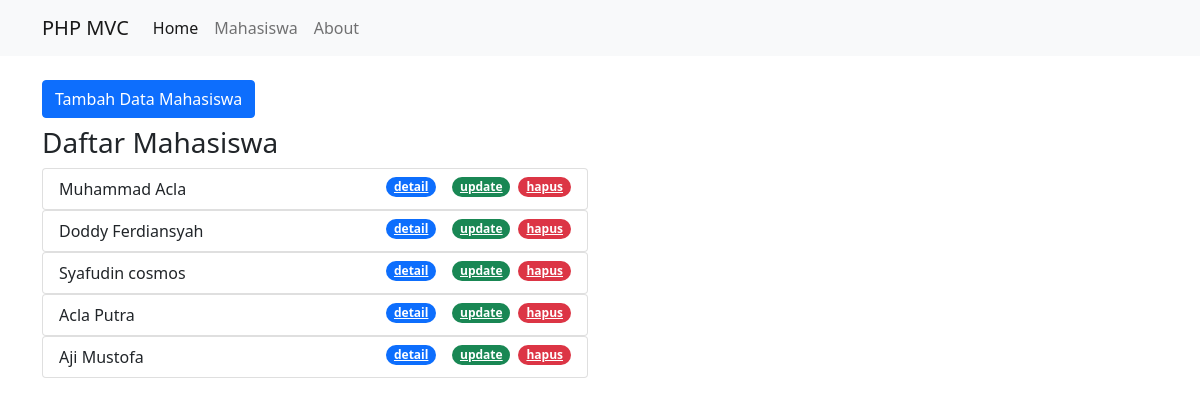
The page /public/mahasiswa on the database as committed earlier.
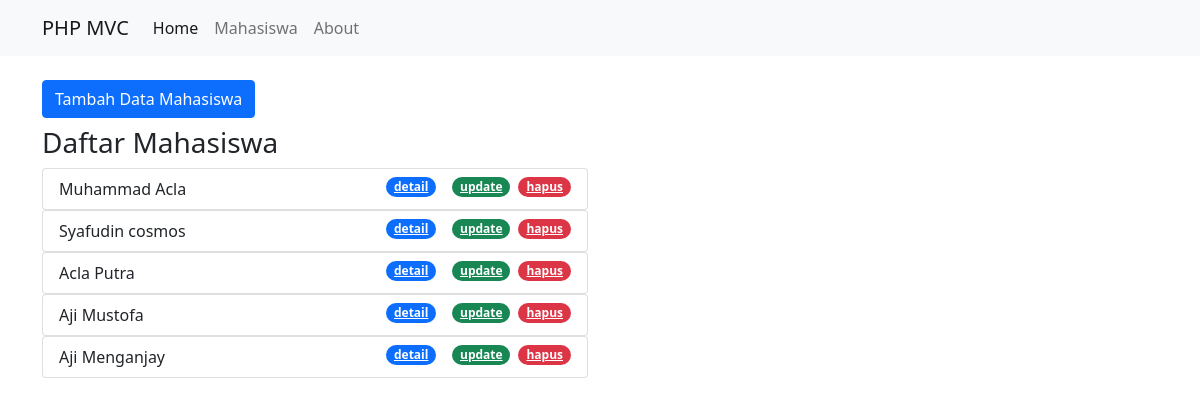
The same page on the database as committed later.
### tables this page shows
CREATE TABLE `mahasiswa` (
  `id` int(11) NOT NULL,
  `nama` varchar(100) NOT NULL,
  `nim` varchar(100) NOT NULL,
  `email` varchar(100) NOT NULL,
  `jurusan` varchar(100) NOT NULL
);

### app/core/Controller.php (called while the page is built, shortened)
<?php
class Controller {
    public function view($view, $data = []) {
        $viewPath = "../app/views/";
        require_once $viewPath .  $view . '.php';
    }
    public function model($model) {
        return new $model;
    }
}

### app/controllers/mahasiswa.php (called while the page is built, shortened)
<?php
class Mahasiswa extends Controller{
    public function index() {
        $data['judul'] = 'Daftar Mahasiswa';
        $data['mhs'] = $this->model('Mahasiswa_model')->getAllMahasiswa();
        $this->view('templates/header', $data);
        $this->view('mahasiswa/index', $data);
        $this->view('templates/footer');
    }
}

### app/core/App.php (called while the page is built, shortened)
<?php
class App {
    protected $method = 'index';
    protected $params = [];
    public function __construct() {
        $this->controller = new $this->controller;
        call_user_func_array([$this->controller, $this->method], $this->params);
    }
}

### public/index.php (called while the page is built, shortened)
<?php
$app = new App;

### app/core/Database.php (called while the page is built, shortened)
<?php
class Database {
    private $host = DB_HOST;
    private $user = DB_USER;
    private $pass = DB_PASS;
    private $db_name = DB_NAME;
    private $dbh;
    private $stmt;
    public function __construct() {
        $dsn = 'mysql:host='. $this->host .';dbname=' .$this->db_name;
        $option = [
            PDO::ATTR_PERSISTENT => true,
            PDO::ATTR_ERRMODE => PDO::ERRMODE_EXCEPTION
        ];
        try {
            $this->dbh = new PDO($dsn, $this->user, $this->pass, $option);
        } catch(PDOException $e) {
            die($e->getMessage());
        }
    }
    public function query($query) {
        $this->stmt = $this->dbh->prepare($query);
    }
    public function execute()
    {
        $this->stmt->execute();
    }
    public function resultSet() {
        $this->execute();
        return $this->stmt->fetchAll(PDO::FETCH_ASSOC);
    }
}

### app/models/Mahasiswa_model.php (called while the page is built, shortened)
<?php
class Mahasiswa_model {
    private $table = 'mahasiswa';
    private $db;
    public function __construct() {
        $this->db = new Database;
    }
    public function getAllMahasiswa() {
        $this->db->query('SELECT * FROM '. $this->table);
        return $this->db->resultSet();
    }
}

### app/views/mahasiswa/index.php (the view, shortened to what this page needs)
<div class="container mt-4">
    <div class="row">
        <div class="col-6">
            <button type="button" class="btn btn-primary buttonAddData mb-2" data-bs-toggle="modal" data-bs-target="#formModal">
                Tambah Data Mahasiswa
            </button>
            <h3>Daftar Mahasiswa</h3>
            <?php foreach($data['mhs'] as $mhs) : ?>
                <ul class="list-group">
                    <li class="list-group-item">
                        <?= $mhs['nama']; ?>
                        <a href="<?= BASEURL; ?>/mahasiswa/delete/<?= $mhs['id']; ?>" class="badge rounded-pill bg-danger float-end px-2" onclick="return confirm('yakin');">hapus</a>
                        <a href="<?= BASEURL; ?>/mahasiswa/update/<?= $mhs['id']; ?>" class="badge rounded-pill bg-success float-end showModalChange mx-2" data-bs-toggle="modal" data-bs-target="#formModal" data-id="<?= $mhs['id']; ?>">update</a>
                        <a href="<?= BASEURL; ?>/mahasiswa/detail/<?= $mhs['id']; ?>" class="badge rounded-pill bg-primary float-end mx-2">detail</a>
                    </li>
                </ul>
            <?php endforeach; ?>
        </div>
    </div>
</div>

### app/views/templates/header.php (shortened to what this page needs)
<!DOCTYPE html>
<html lang="en">
<head>
    <link rel="stylesheet" href="<?= BASEURL; ?>/css/bootstrap.css">
</head>
<body>
    <nav class="navbar navbar-expand-lg navbar-light bg-light">
        <div class="container">
            <a class="navbar-brand" href="<?= BASEURL; ?>">PHP MVC</a>
            <div class="collapse navbar-collapse" id="navbarNav">
            <ul class="navbar-nav">
                <li class="nav-item">
                <a class="nav-link active" aria-current="page" href="<?= BASEURL; ?>">Home</a>
                </li>
                <li class="nav-item">
                <a class="nav-link" href="<?= BASEURL; ?>/mahasiswa">Mahasiswa</a>
                </li>
                <li class="nav-item">
                <a class="nav-link" href="<?= BASEURL; ?>/about">About</a>
                </li>
            </ul>
            </div>
        </div>
    </nav>

### app/views/templates/footer.php (shortened to what this page needs)
</body>
</html>

Rows that differ between the two databases and show on the page:
removed mahasiswa: nama "Doddy Ferdiansyah"
added mahasiswa: nama "Aji Menganjay"
